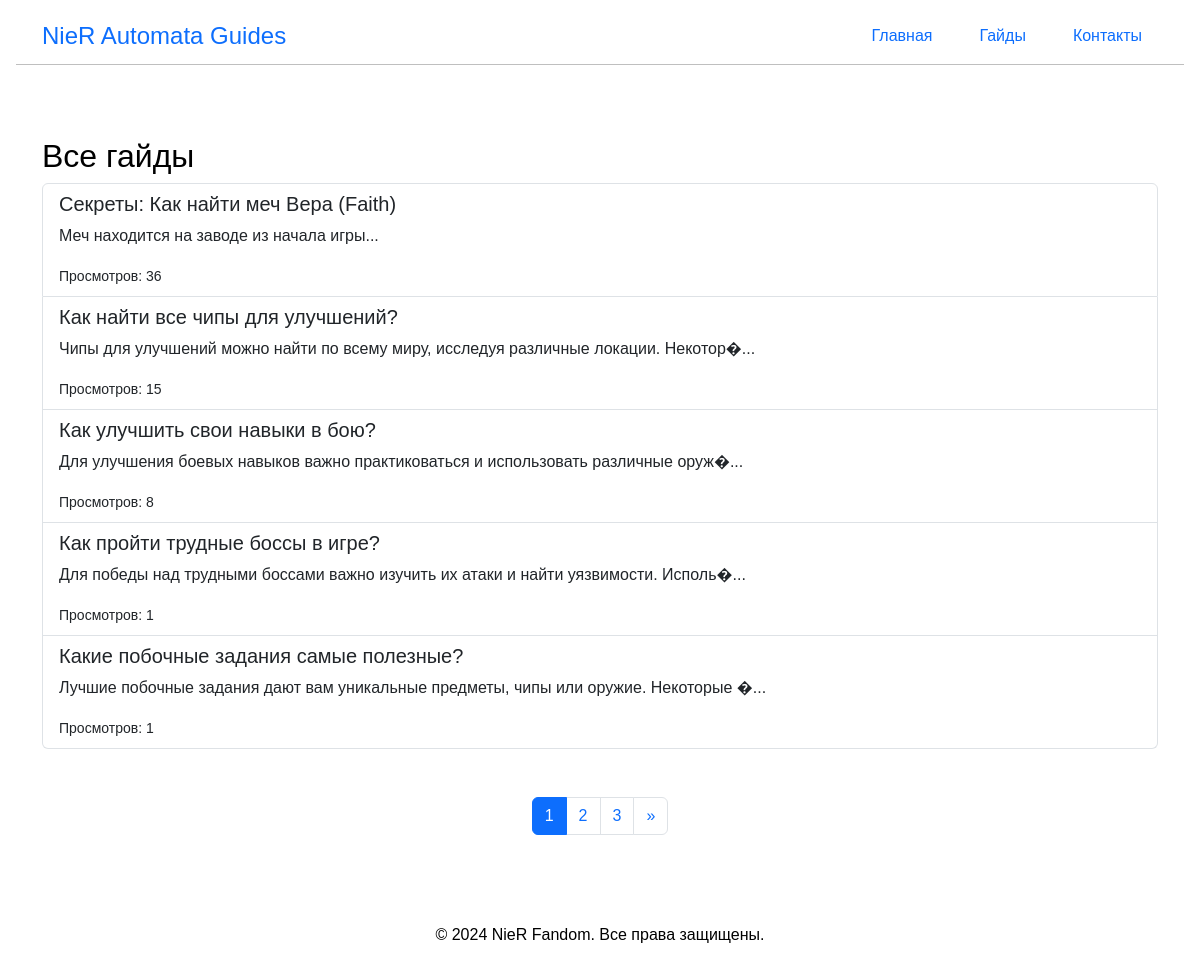
The app's page /guides_list.php with its own data.
### tables this page shows
CREATE TABLE `guides` (
  `id` int(11) NOT NULL,
  `title` varchar(255) NOT NULL,
  `content` text NOT NULL,
  `category` varchar(50) NOT NULL,
  `views` int(11) DEFAULT '0',
  `created_at` timestamp NOT NULL DEFAULT CURRENT_TIMESTAMP
);

### guides_list.php (the view, shortened to what this page needs)
<?php
require_once('database/db.php');
$guides_per_page = 5;
$current_page = isset($_GET['page']) ? intval($_GET['page']) : 1;
$current_page = ($current_page > 0) ? $current_page : 1;
$offset = ($current_page - 1) * $guides_per_page;
$query = "SELECT * FROM guides ORDER BY views DESC LIMIT $guides_per_page OFFSET $offset";
$result = $conn->query($query);
$total_query = "SELECT COUNT(*) AS total FROM guides";
$total_result = $conn->query($total_query);
$total_row = $total_result->fetch_assoc();
$total_guides = $total_row['total'];
$total_pages = ceil($total_guides / $guides_per_page);
?>
<!DOCTYPE html>
<html lang="en">
<head>
    <link href="https://cdn.jsdelivr.net/npm/bootstrap@5.3.0/dist/css/bootstrap.min.css" rel="stylesheet">
    <link rel="stylesheet" href="css/index.css">
</head>
<body>
<header class="p-3">
    <div class="container d-flex justify-content-between align-items-center">
        <div class="logo">
            <a href="index.php" class=" text-decoration-none">
                <h1 class="m-0">NieR Automata Guides</h1>
            </a>
        </div>
        <nav class="nav">
            <a class="nav-link" href="index.php">Главная</a>
            <a class="nav-link" href="guides_list.php">Гайды</a>
            <a class="nav-link" href="contact.php">Контакты</a>
        </nav>
    </div>
    <hr class="my-2">
</header>
<div class="container my-5">
    <h2>Все гайды</h2>
    <div class="list-group">
        <?php if ($result->num_rows > 0): ?>
            <?php while ($guide = $result->fetch_assoc()): ?>
                <a href="guide.php?id=<?php echo $guide['id']; ?>" class="list-group-item list-group-item-action">
                    <h5><?php echo htmlspecialchars($guide['title']); ?></h5>
                    <p><?php echo nl2br(htmlspecialchars(substr($guide['content'], 0, 150))) . '...'; ?></p>
                    <small>Просмотров: <?php echo $guide['views']; ?></small>
                </a>
            <?php endwhile; ?>
        <?php else: ?>
            <p>Нет доступных гайдов.</p>
        <?php endif; ?>
    </div>
    <nav aria-label="Page navigation">
        <ul class="pagination justify-content-center mt-5">
            <?php for ($i = 1; $i <= $total_pages; $i++): ?>
                <li class="page-item <?php echo ($i == $current_page) ? 'active' : ''; ?>">
                    <a class="page-link" href="guides_list.php?page=<?php echo $i; ?>"><?php echo $i; ?></a>
                </li>
            <?php endfor; ?>
            <?php if ($current_page < $total_pages): ?>
                <li class="page-item">
                    <a class="page-link" href="guides_list.php?page=<?php echo $current_page + 1; ?>" aria-label="Next">
                        <span aria-hidden="true">&raquo;</span>
                    </a>
                </li>
            <?php endif; ?>
        </ul>
    </nav>
</div>
<footer class="py-4">
    <div class="container text-center">
        <p>&copy; 2024 NieR Fandom. Все права защищены.</p>
    </div>
</footer>
</body>
</html>

### css/index.css (style rules this page uses)
header h1 { font-size: 1.5rem; font-family: 'Orbitron', sans-serif; }
.nav-link { font-size: 1rem; margin-left: 15px; transition: color 0.3s ease; }
html, body { height: 100%; margin: 0; }
body { color: black!important; display: flex; flex-direction: column; font-family: 'Orbitron', sans-serif; }
footer { margin-top: auto; }

### records on screen
guides: title "Секреты: Как найти меч Вера (Faith)", content "Меч находится на заводе из начала игры", views "36"
guides: title "Как найти все чипы для улучшений?", content "Чипы для улучшений можно найти по всему миру, исследуя различные локации. Некотор�", views "15"
guides: title "Как улучшить свои навыки в бою?", content "Для улучшения боевых навыков важно практиковаться и использовать различные оруж�", views "8"
guides: title "Как пройти трудные боссы в игре?", content "Для победы над трудными боссами важно изучить их атаки и найти уязвимости. Исполь�", views "1"
guides: title "Какие побочные задания самые полезные?", content "Лучшие побочные задания дают вам уникальные предметы, чипы или оружие. Некоторые �", views "1"
